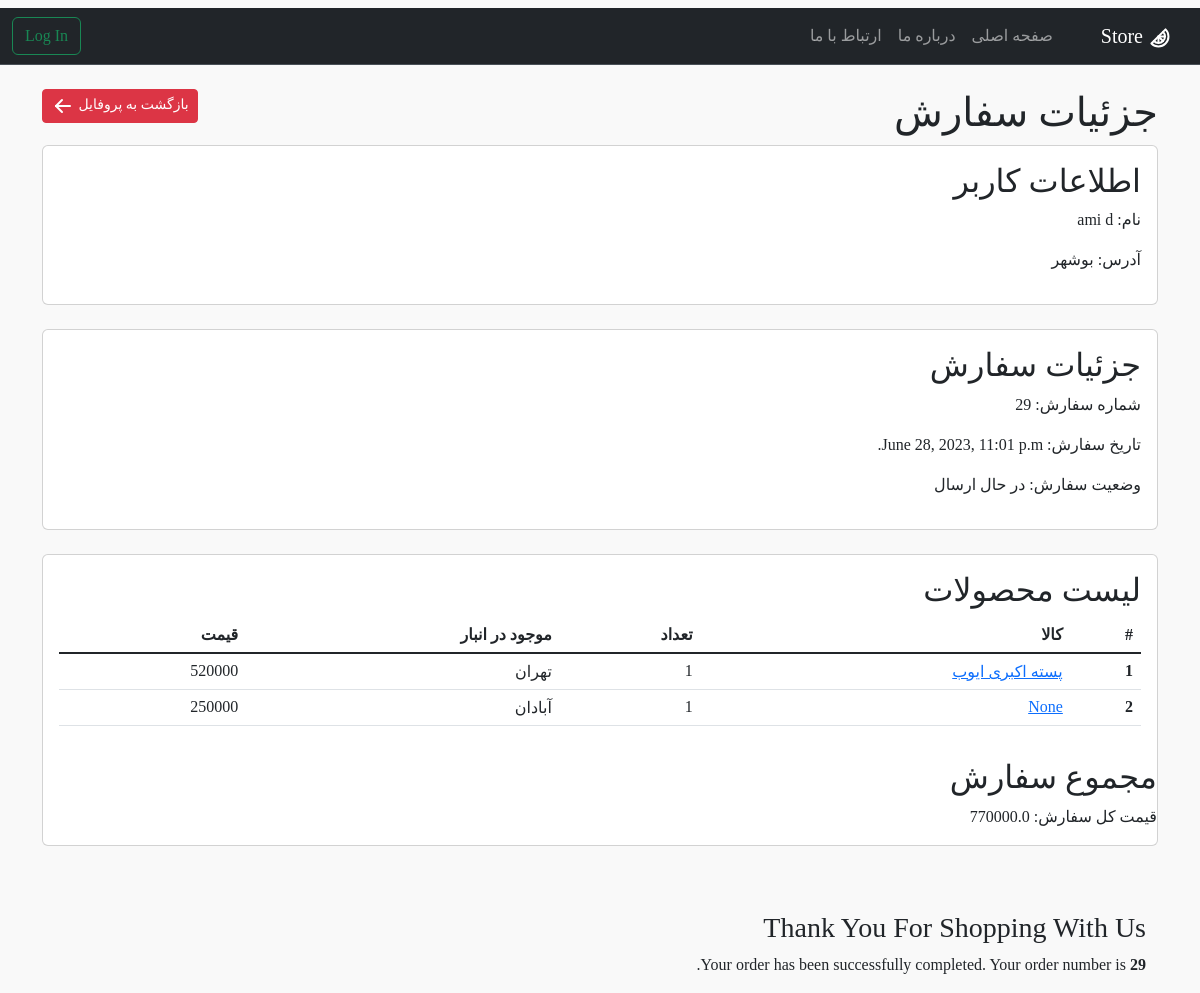
/cart/order-detail/29/, run on an earlier commit of the app's database.
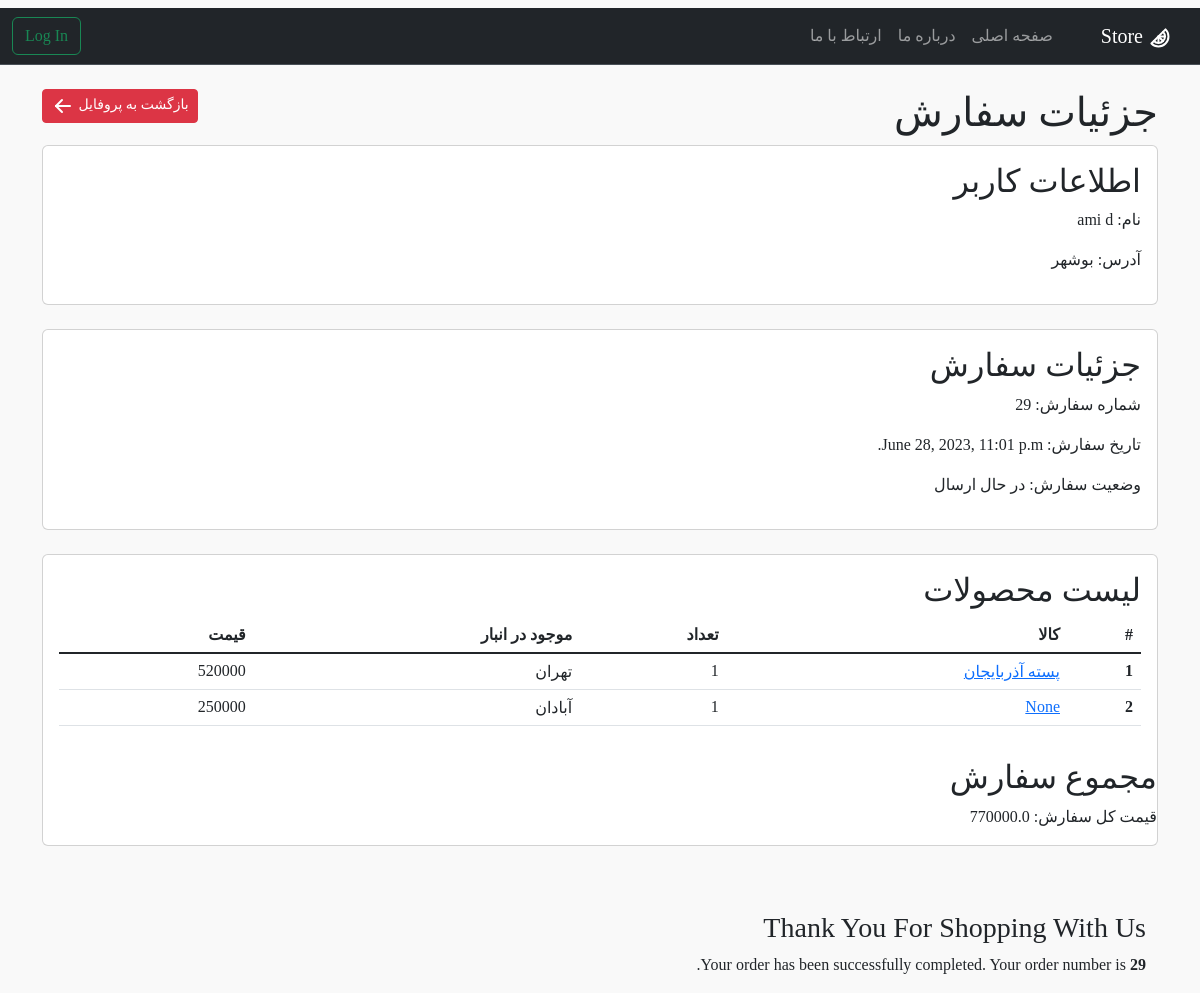
And on a later commit of the database.
### carts/models.py (models this page shows, shortened)
class OrderItem(models.Model):
    order = models.ForeignKey(Order, related_name='order_items', on_delete=models.CASCADE)
    product_variation = models.ForeignKey(ProductVariation, on_delete=models.SET_NULL, blank=True, null=True,
                                          verbose_name='نام محصول')
    city = models.CharField(max_length=50, blank=True, null=True, verbose_name='انبار محصول')
    quantity = models.IntegerField()
    unit_price = models.IntegerField()

### products/models.py (models this page shows, shortened)
class ProductVariation(models.Model):
    variationId = models.AutoField(primary_key=True)
    productId = models.ForeignKey(ProductCategory, on_delete=models.CASCADE, verbose_name='دسته محصول')
    name = models.CharField(max_length=30, verbose_name='نام محصول')
    Supplier = models.ManyToManyField('Supplier')
    price = models.IntegerField(verbose_name='قیمت (تومان)', help_text='یک بسته 500 گرمی')
    quantity = models.IntegerField(verbose_name='تعداد کالا')
    cityId = models.ForeignKey(City, on_delete=models.CASCADE, verbose_name='انبار', null=True)
    text = models.TextField(max_length=1000, null=True, blank=True, help_text='اجبار پر کردن توضیحات نیست',
                            verbose_name='توضیح محصول')
    def __str__(self):
        return f"{self.name} {self.Supplier.first()}"

class Supplier(models.Model):
    SupplierId = models.AutoField(primary_key=True)
    name = models.CharField(max_length=50, help_text='نام برند یا تامین کنندگان', verbose_name='نام تامین کنندگان')
    contactInfo = models.IntegerField(verbose_name='شماره تلفن')
    def __str__(self):
        return f"{self.name}"

### carts/views.py (the view)
# urls.py: path('order-detail/<int:pk>/', OrderDetailView.as_view(), name='order-detail'),
class OrderDetailView(DetailView):
    model = Order
    template_name = 'profile/order_detail.html'
    context_object_name = 'order'

### products/models.py (called while the page is built)
    def __str__(self):
        return f"{self.name}"

### templates/profile/order_detail.html (shortened to what this page needs)
{% extends 'base.html' %}
{% block content %}
<br>
<button type="submit" class="btn btn-danger btn-sm" style="float:left"><a class="nav-link active"
                                                       href="{% url 'my_profile' user.username %}">بازگشت به پروفایل
</a></button>
<div class="order-details r-text">
    <h1>جزئیات سفارش</h1>
    <div class="card">
        <div class="card-body">
            <h2>اطلاعات کاربر</h2>
            <p>نام: {{ order.customer.first_name }} {{ order.customer.last_name }}</p>
            <p>آدرس: {{ order.customer.city }}</p>
        </div>
    </div>
    <br>
    <div class="card">
        <div class="card-body">
            <h2>جزئیات سفارش</h2>
            <p>شماره سفارش: {{ order.id }}</p>
            <p>تاریخ سفارش: {{ order.date_order }}</p>
            <p>وضعیت سفارش: {{ order.status }}</p>
        </div>
    </div>
    <br>
    <div class="card">
        <div class="card-body">
            <h2>لیست محصولات</h2>
            <table class="table">
                <thead>
                <tr>
                    <th scope="col">#</th>
                    <th scope="col">کالا</th>
                    <th scope="col">تعداد</th>
                    <th scope="col">موجود در انبار</th>
                    <th scope="col">قیمت</th>
                </tr>
                </thead>
                <tbody class="table-group-divider">
                {% for item in order.order_items.all %}
                <tr>
                    <th scope="row">{{ forloop.counter }}</th>
                    <td><a href="{% url 'pro_v' pk=item.product_variation.pk %}">{{ item.product_variation }}</a></td>
                    <td>{{ item.quantity }}</td>
                    <td>{{ item.city }}</td>
                    <td>{{ item.unit_price }}</td>
                </tr>
                {% endfor %}
                </tbody>
            </table>
        </div>
        <h2>مجموع سفارش</h2>
        <p>قیمت کل سفارش: {{ order.total_price }}</p>
    </div>
</div>
<div class="container">
    <div class="row" style="margin-top: 6%">
        <div class="col-md-8 col-md-offset-2">
            <h3 class="page-header">Thank You For Shopping With Us
            </h3>
            <p>Your order has been successfully completed. Your order number is <strong>{{ order.id }}</strong>.</p>
        </div>
    </div>
</div>
{% endblock %}

What changed in the data, as far as the page shows it:
changed through a linked row, OrderItem "تهران": product_variation "پسته اکبری ایوب" → "پسته آذربایجان"
